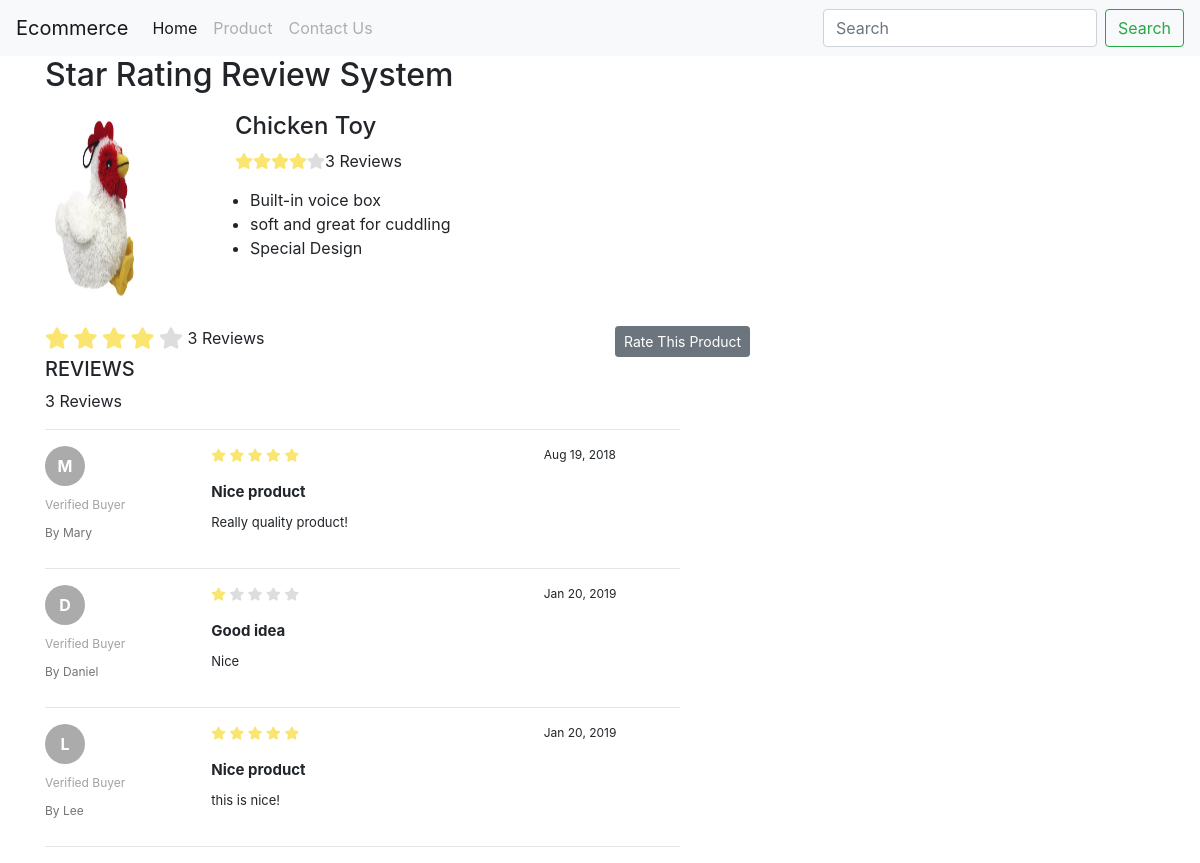
The page /product_detail.php?product_id=2 on the database its author committed.
### tables this page shows
CREATE TABLE `product` (
  `id` int(11) NOT NULL AUTO_INCREMENT PRIMARY KEY,
  `name` varchar(256) NOT NULL,
  `description` text NOT NULL,
  `price` int(255) NOT NULL,
  `image` varchar(255) NOT NULL,
  `created_at` timestamp NOT NULL DEFAULT CURRENT_TIMESTAMP,
  `updated_at` timestamp NOT NULL DEFAULT CURRENT_TIMESTAMP

);

CREATE TABLE `product_rating` (
  `id` int(11) NOT NULL AUTO_INCREMENT PRIMARY KEY,
  `product_id` int(11) NOT NULL,
  `user_id` int(11) DEFAULT NULL,
  `rating_score` int(11) NOT NULL,
  `title` varchar(255) NOT NULL,
  `comment` text,
  `reviewer` varchar(255) DEFAULT NULL,
  `email` varchar(255) NOT NULL,
  `status` tinyint(1) NOT NULL DEFAULT '1' COMMENT '1 = Block, 0 = Unblock',
  `created_at` datetime NOT NULL,
  `updated_at` datetime NOT NULL

);

### product_detail.php (called while the page is built, shortened)
<?php
include "layout/app.php";
?>

### class/Rating.php (called while the page is built, shortened)
<?php
class Rating{
	private $host  = '127.0.0.1';
    private $user  = 'root';
    private $password   = "1111";
    private $database  = "rating";
	private $productUsersTable = 'product_users';
	private $productTable = 'product';
    private $productRatingTable = 'product_rating';
	private $dbConnect = false;
	private $settingClass = '';
    public function __construct(){
        if(!$this->dbConnect){
            $conn = new mysqli($this->host, $this->user, $this->password, $this->database);
            if($conn->connect_error){
                die("Error failed to connect to MySQL: " . $conn->connect_error);
            }else{
                $this->dbConnect = $conn;
            }
        }
    }
	private function getData($sqlQuery) {
		$result = mysqli_query($this->dbConnect, $sqlQuery);
		$data= array();
		while ($row = mysqli_fetch_array($result, MYSQLI_ASSOC)) {
			$data[]=$row;
		}
		return $data;
	}
	public function getSetting(){
		return  $this->settingClass;
	}
	public function getProduct($product_id){
		$sqlQuery = "
			SELECT * FROM ".$this->productTable."
			WHERE id='".$product_id."'";
		return  $this->getData($sqlQuery);
	}
	public function getProductRating($product_id){
		$sqlQuery = "
			SELECT r.id, r.product_id, r.user_id, u.username, u.avatar, r.rating_score, r.title, r.comment, r.reviewer,r.created_at, r.updated_at
			FROM ".$this->productRatingTable." as r
			LEFT JOIN ".$this->productUsersTable." as u ON (r.user_id = u.id)
			WHERE r.product_id = '".$product_id."'";
		return  $this->getData($sqlQuery);
	}
	public function getRatingAverage($product_id){
		$productRating = $this->getProductRating($product_id);
		$rating_score = 0;
		$count = 0;
		foreach($productRating as $productRatingDetails){
			$rating_score+= $productRatingDetails['rating_score'];
			$count += 1;
		}
		$average = 0;
		if($rating_score && $count) {
			$average = $rating_score/$count;
		}
		return $average;
	}
}
?>

### inc/product_detail_content.php (the view, shortened to what this page needs)
<div class="container">
	<h2>Star Rating Review System</h2>
	<?php
	include 'class/Rating.php';
	$rating = new Rating();
	$productDetails = $rating->getProduct($_GET['product_id']);
	$average = $rating->getRatingAverage($_GET['product_id']);
	$count = $rating->getRatingTotal($_GET['product_id']);
	$settingClass = $rating->getSetting();
	foreach($productDetails as $product){
		$average = $rating->getRatingAverage($product["id"]);
	?>
	<div class="row">
		<div class="col-sm-2" style="width:150px">
			<img class="product_image" src="image/<?php echo $product["image"]; ?>" style="width:100px;height:200px;padding-top:10px;">
		</div>
		<div class="col-sm-4">
		<h4 style="margin-top:10px;"><?php echo $product["name"]; ?></h4>
<?php
		$averageRating = round($average, 0);
		for ($i = 1; $i <= 5; $i++) {
			$ratingClass = "star-grey";
			if($i <= $averageRating) {
				$ratingClass = "star-highlight";
			}
		echo	'<i class="fa fa-star '.$ratingClass. '"; aria-hidden="true"></i>';
		 }
		echo $count . ' Reviews';
	?>
		<?php echo $product["description"]; ?>
		</div>
	</div>
	<?php } ?>
	<br>
	<div id="ratingDetails">
		<div class="row">
			<div class="col-sm-3">
				<?php
				$averageRating = round($average, 0);
				for ($i = 1; $i <= 5; $i++) {
					$ratingClass = "star-grey";
					if($i <= $averageRating) {
						$ratingClass = "star-highlight";
					}
				?>
					<i class="fa fa-star fa-lg <?php echo $ratingClass; ?>" aria-hidden="true"></i>
				<?php } ?>
				<?php echo $count. ' Reviews'; ?>
			</div>
			<div class="col-sm-3">
			</div>
			<div class="col-sm-3">
				<button type="button" id="rateProduct" class="btn btn-secondary btn-sm <?php echo $settingClass; ?>">Rate This Product</button>
			</div>
		</div>
		<div class="row">
			<div class="col-sm-7">
				<h5>REVIEWS</h5>
				<?php echo $count . ' Reviews'; ?>
				<hr/>
				<div class="">
				<?php
				$productRating = $rating->getProductRating($_GET['product_id']);
				foreach($productRating as $rating){
					$date=date_create($rating['created_at']);
					$reviewDate = date_format($date,"M d, Y");
				?>
					<div class="row">
						<div class="col-sm-3">
							<div class="circle">
                <div><?php echo strtoupper($rating['reviewer'][0]); ?></div>
              </div>
							<?php
								if($rating['user_id']) {
									echo '<div class = "review-block-verified-name">Verified Buyer</div>';
								}
							?>
							<div class="review-block-name">By <?php echo $rating['reviewer']; ?></div>
						</div>
						<div class="col-sm-6">
							<div class="review-block-rate">
								<?php
								for ($i = 1; $i <= 5; $i++) {
									$ratingClass = "star-grey";
									if($i <= $rating['rating_score']) {
										$ratingClass = "star-highlight";
									}
								?>
								 <i class="fa fa-star <?php echo $ratingClass; ?>" aria-hidden="true"></i>
								<?php } ?>
							</div>
							<div class="review-block-title"><?php echo $rating['title']; ?></div>
							<div class="review-block-description"><?php echo $rating['comment']; ?></div>
						</div>
						<div class="col-sm-3">
							<div class="review-block-date"><?php echo $reviewDate; ?></div>
						</div>
					</div>
					<hr/>
				<?php } ?>
				</div>
			</div>
		</div>
	</div>
</div>

### css/style.css (style rules this page uses)
.review-block-verified-name { font-size:12px; margin:10px 0; color: #a2a2a2; }
.review-block-name { font-size:12px; margin:10px 0; color: #737373; }
.review-block-date { font-size:12px; }
.review-block-rate { font-size:13px; margin-bottom:15px; }
.review-block-title { font-size:15px; font-weight:700; margin-bottom:10px; }
.review-block-description { font-size:13px; }
.star-grey { color:#ddd; }
.star-highlight { color:#f9e570 !important; }
.circle { display: flex; justify-content: center; align-items: center; background: #ababab !important; border-radius:40px; height: 40px; width: 40px; }
.circle div { color: white; font-weight: bold; }

### rows shown on the page
product: image (picture), name "Chicken Toy", count "3", description "Built-in voice box soft and great for cuddling Special Design"
product_rating: reviewer "M", shows "Verified Buyer", reviewer "Mary", rating_score 5 (drawn), title "Nice product", comment "Really quality product!", created_at "Aug 19, 2018"
product_rating: reviewer "D", shows "Verified Buyer", reviewer "Daniel", rating_score 1 (drawn), title "Good idea", comment "Nice", created_at "Jan 20, 2019"
product_rating: reviewer "L", shows "Verified Buyer", reviewer "Lee", rating_score 5 (drawn), title "Nice product", comment "this is nice!", created_at "Jan 20, 2019"

### other values the page prints
$count "3"
